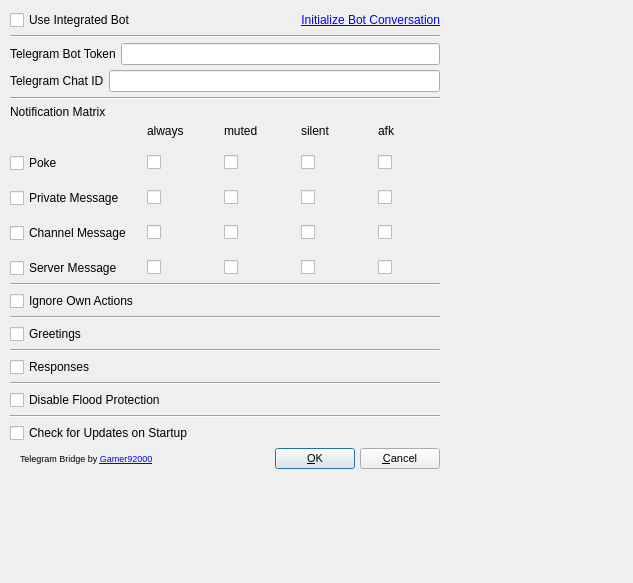
<?xml version="1.0" encoding="UTF-8"?>
<ui version="4.0">
 <class>configui</class>
 <widget class="QDialog" name="configui">
  <property name="enabled">
   <bool>true</bool>
  </property>
  <property name="geometry">
   <rect>
    <x>0</x>
    <y>0</y>
    <width>633</width>
    <height>583</height>
   </rect>
  </property>
  <property name="sizePolicy">
   <sizepolicy hsizetype="Fixed" vsizetype="Fixed">
    <horstretch>0</horstretch>
    <verstretch>0</verstretch>
   </sizepolicy>
  </property>
  <property name="minimumSize">
   <size>
    <width>0</width>
    <height>0</height>
   </size>
  </property>
  <property name="maximumSize">
   <size>
    <width>10000</width>
    <height>10000</height>
   </size>
  </property>
  <property name="windowTitle">
   <string>Dialog</string>
  </property>
  <property name="sizeGripEnabled">
   <bool>false</bool>
  </property>
  <property name="modal">
   <bool>false</bool>
  </property>
  <widget class="QWidget" name="verticalLayoutWidget_2">
   <property name="geometry">
    <rect>
     <x>0</x>
     <y>0</y>
     <width>443</width>
     <height>462</height>
    </rect>
   </property>
   <layout class="QVBoxLayout" name="verticalLayout_2">
    <property name="spacing">
     <number>5</number>
    </property>
    <property name="sizeConstraint">
     <enum>QLayout::SetFixedSize</enum>
    </property>
    <property name="leftMargin">
     <number>10</number>
    </property>
    <property name="topMargin">
     <number>10</number>
    </property>
    <property name="rightMargin">
     <number>10</number>
    </property>
    <property name="bottomMargin">
     <number>10</number>
    </property>
    <item>
     <layout class="QHBoxLayout" name="horizontalLayout_4">
      <item>
       <widget class="QCheckBox" name="integratedBot">
        <property name="font">
         <font>
          <pointsize>9</pointsize>
         </font>
        </property>
        <property name="text">
         <string>Use Integrated Bot</string>
        </property>
        <property name="checked">
         <bool>false</bool>
        </property>
       </widget>
      </item>
      <item>
       <widget class="QLabel" name="label_9">
        <property name="layoutDirection">
         <enum>Qt::LeftToRight</enum>
        </property>
        <property name="text">
         <string>&lt;a href=&quot;https://t.me/TeamSpeakBridgeBot&quot;&gt;Initialize Bot Conversation&lt;/a&gt;</string>
        </property>
        <property name="alignment">
         <set>Qt::AlignRight|Qt::AlignTrailing|Qt::AlignVCenter</set>
        </property>
        <property name="openExternalLinks">
         <bool>true</bool>
        </property>
        <property name="textInteractionFlags">
         <set>Qt::LinksAccessibleByKeyboard|Qt::LinksAccessibleByMouse</set>
        </property>
       </widget>
      </item>
     </layout>
    </item>
    <item>
     <widget class="Line" name="line_5">
      <property name="minimumSize">
       <size>
        <width>0</width>
        <height>0</height>
       </size>
      </property>
      <property name="orientation">
       <enum>Qt::Horizontal</enum>
      </property>
     </widget>
    </item>
    <item>
     <layout class="QHBoxLayout" name="horizontalLayout_2">
      <item>
       <widget class="QLabel" name="label">
        <property name="sizePolicy">
         <sizepolicy hsizetype="Minimum" vsizetype="MinimumExpanding">
          <horstretch>0</horstretch>
          <verstretch>0</verstretch>
         </sizepolicy>
        </property>
        <property name="font">
         <font>
          <pointsize>9</pointsize>
         </font>
        </property>
        <property name="text">
         <string>Telegram Bot Token</string>
        </property>
       </widget>
      </item>
      <item>
       <widget class="QLineEdit" name="BotTokenInput">
        <property name="toolTip">
         <string>&lt;html&gt;&lt;head/&gt;&lt;body&gt;&lt;p&gt;The Bot token can be obtained from the &lt;a href=&quot;https://telegram.me/botfather&quot;&gt;&lt;span style=&quot; text-decoration: underline; color:#0000ff;&quot;&gt;Botfather&lt;/span&gt;&lt;/a&gt; in Telegram.&lt;/p&gt;&lt;p&gt;For more information see here:&lt;/p&gt;&lt;p&gt;&lt;a href=&quot;https://core.telegram.org/bots/faq#how-do-i-create-a-bot&quot;&gt;&lt;span style=&quot; text-decoration: underline; color:#0000ff;&quot;&gt;How to create a new Telegram bot token&lt;/span&gt;&lt;/a&gt;&lt;/p&gt;&lt;/body&gt;&lt;/html&gt;</string>
        </property>
       </widget>
      </item>
     </layout>
    </item>
    <item>
     <layout class="QHBoxLayout" name="horizontalLayout_3">
      <item>
       <widget class="QLabel" name="label_2">
        <property name="sizePolicy">
         <sizepolicy hsizetype="Minimum" vsizetype="MinimumExpanding">
          <horstretch>0</horstretch>
          <verstretch>0</verstretch>
         </sizepolicy>
        </property>
        <property name="font">
         <font>
          <pointsize>9</pointsize>
         </font>
        </property>
        <property name="text">
         <string>Telegram Chat ID</string>
        </property>
       </widget>
      </item>
      <item>
       <widget class="QLineEdit" name="ChatIDInput">
        <property name="toolTip">
         <string>&lt;!DOCTYPE HTML PUBLIC &quot;-//W3C//DTD HTML 4.0//EN&quot; &quot;http://www.w3.org/TR/REC-html40/strict.dtd&quot;&gt;
&lt;html&gt;&lt;head&gt;&lt;meta name=&quot;qrichtext&quot; content=&quot;1&quot; /&gt;&lt;style type=&quot;text/css&quot;&gt;
p, li { white-space: pre-wrap; }
&lt;/style&gt;&lt;/head&gt;&lt;body style=&quot; font-family:'MS Shell Dlg 2'; font-size:8pt; font-weight:400; font-style:normal;&quot;&gt;
&lt;p style=&quot; margin-top:12px; margin-bottom:12px; margin-left:0px; margin-right:0px; -qt-block-indent:0; text-indent:0px;&quot;&gt;The Chat ID is individual to each client and group chat!&lt;/p&gt;
&lt;p style=&quot; margin-top:12px; margin-bottom:12px; margin-left:0px; margin-right:0px; -qt-block-indent:0; text-indent:0px;&quot;&gt;&lt;span style=&quot; font-weight:600;&quot;&gt;How to get a user chat ID&lt;br /&gt;&lt;/span&gt;Send &lt;span style=&quot; font-style:italic;&quot;&gt;/start &lt;/span&gt;to the &lt;a href=&quot;https://t.me/userinfobot&quot;&gt;&lt;span style=&quot; text-decoration: underline; color:#0000ff;&quot;&gt;@userinfobot&lt;/span&gt;&lt;/a&gt; in order to receive your personal Chat ID.&lt;/p&gt;
&lt;p style=&quot; margin-top:12px; margin-bottom:12px; margin-left:0px; margin-right:0px; -qt-block-indent:0; text-indent:0px;&quot;&gt;&lt;span style=&quot; font-weight:600;&quot;&gt;How to get a group chat ID&lt;/span&gt;&lt;/p&gt;
&lt;p style=&quot; margin-top:12px; margin-bottom:12px; margin-left:0px; margin-right:0px; -qt-block-indent:0; text-indent:0px;&quot;&gt;1. Add the bot to the group.&lt;/p&gt;
&lt;p style=&quot; margin-top:0px; margin-bottom:0px; margin-left:0px; margin-right:0px; -qt-block-indent:0; text-indent:0px;&quot;&gt;Go to the group, click on group name, click on Add members, in the searchbox search for your bot like this: @my_bot, select your bot and click add.&lt;/p&gt;
&lt;p style=&quot;-qt-paragraph-type:empty; margin-top:0px; margin-bottom:0px; margin-left:0px; margin-right:0px; -qt-block-indent:0; text-indent:0px;&quot;&gt;&lt;br /&gt;&lt;/p&gt;
&lt;p style=&quot; margin-top:0px; margin-bottom:0px; margin-left:0px; margin-right:0px; -qt-block-indent:0; text-indent:0px;&quot;&gt;2. Send a dummy message to the bot.&lt;/p&gt;
&lt;p style=&quot; margin-top:0px; margin-bottom:0px; margin-left:0px; margin-right:0px; -qt-block-indent:0; text-indent:0px;&quot;&gt;You can use this example: /my_id @my_bot&lt;/p&gt;
&lt;p style=&quot; margin-top:0px; margin-bottom:0px; margin-left:0px; margin-right:0px; -qt-block-indent:0; text-indent:0px;&quot;&gt;(I tried a few messages, not all the messages work. The example above works fine. Maybe the message should start with /)&lt;/p&gt;
&lt;p style=&quot; margin-top:0px; margin-bottom:0px; margin-left:0px; margin-right:0px; -qt-block-indent:0; text-indent:0px;&quot;&gt;&lt;span style=&quot; font-style:italic;&quot;&gt;The bot should be tagged because some bots ignore messages when not tagged!&lt;/span&gt;&lt;/p&gt;
&lt;p style=&quot;-qt-paragraph-type:empty; margin-top:0px; margin-bottom:0px; margin-left:0px; margin-right:0px; -qt-block-indent:0; text-indent:0px;&quot;&gt;&lt;br /&gt;&lt;/p&gt;
&lt;p style=&quot; margin-top:0px; margin-bottom:0px; margin-left:0px; margin-right:0px; -qt-block-indent:0; text-indent:0px;&quot;&gt;3. Go to following url: https://api.telegram.org/botXXX:YYYY/getUpdates&lt;/p&gt;
&lt;p style=&quot; margin-top:0px; margin-bottom:0px; margin-left:0px; margin-right:0px; -qt-block-indent:0; text-indent:0px;&quot;&gt;replace XXX:YYYY with your bot token&lt;/p&gt;
&lt;p style=&quot;-qt-paragraph-type:empty; margin-top:0px; margin-bottom:0px; margin-left:0px; margin-right:0px; -qt-block-indent:0; text-indent:0px;&quot;&gt;&lt;br /&gt;&lt;/p&gt;
&lt;p style=&quot; margin-top:0px; margin-bottom:0px; margin-left:0px; margin-right:0px; -qt-block-indent:0; text-indent:0px;&quot;&gt;4. Look for &amp;quot;chat&amp;quot;:{&amp;quot;id&amp;quot;:-zzzzzzzzzz,&lt;/p&gt;
&lt;p style=&quot; margin-top:0px; margin-bottom:0px; margin-left:0px; margin-right:0px; -qt-block-indent:0; text-indent:0px;&quot;&gt;-zzzzzzzzzz is your chat id (with the negative sign).&lt;/p&gt;
&lt;p style=&quot;-qt-paragraph-type:empty; margin-top:0px; margin-bottom:0px; margin-left:0px; margin-right:0px; -qt-block-indent:0; text-indent:0px;&quot;&gt;&lt;br /&gt;&lt;/p&gt;
&lt;p style=&quot; margin-top:0px; margin-bottom:0px; margin-left:0px; margin-right:0px; -qt-block-indent:0; text-indent:0px;&quot;&gt;Thanks to &lt;a href=&quot;https://stackoverflow.com/a/38388851&quot;&gt;&lt;span style=&quot; text-decoration: underline; color:#0000ff;&quot;&gt;apadana&lt;/span&gt;&lt;/a&gt; for this explanation over at SO.&lt;/p&gt;&lt;/body&gt;&lt;/html&gt;</string>
        </property>
       </widget>
      </item>
     </layout>
    </item>
    <item>
     <widget class="Line" name="line_2">
      <property name="minimumSize">
       <size>
        <width>0</width>
        <height>0</height>
       </size>
      </property>
      <property name="orientation">
       <enum>Qt::Horizontal</enum>
      </property>
     </widget>
    </item>
    <item>
     <widget class="QLabel" name="label_8">
      <property name="sizePolicy">
       <sizepolicy hsizetype="MinimumExpanding" vsizetype="MinimumExpanding">
        <horstretch>0</horstretch>
        <verstretch>0</verstretch>
       </sizepolicy>
      </property>
      <property name="font">
       <font>
        <pointsize>9</pointsize>
        <kerning>true</kerning>
       </font>
      </property>
      <property name="toolTip">
       <string>&lt;html&gt;&lt;head/&gt;&lt;body&gt;&lt;p&gt;The first column of tick boxes enables or disables messages on any event.&lt;br/&gt;The following columns can be used to toggle under which conditions a message shall be sent.&lt;/p&gt;&lt;p&gt;always&lt;br/&gt;a message is always sent no matter the conditions.&lt;/p&gt;&lt;p&gt;muted&lt;br/&gt;a message is sent when you are muted.&lt;/p&gt;&lt;p&gt;sound&lt;br/&gt;a message is sent when you are sound muted.&lt;br/&gt;&lt;/p&gt;&lt;p&gt;afk&lt;br/&gt;a message is sent when you are afk.&lt;br/&gt;&lt;/p&gt;&lt;p&gt;Microphone muted and disabled is treated the same way for now.&lt;br/&gt;Sound muted and disabled is treated the same for now.&lt;br/&gt;All conditions are compared with a locical or. &lt;br/&gt;This means hitting one condition is enough to send a notification.&lt;/p&gt;&lt;/body&gt;&lt;/html&gt;</string>
      </property>
      <property name="text">
       <string>Notification Matrix</string>
      </property>
     </widget>
    </item>
    <item>
     <layout class="QGridLayout" name="gridLayout_2">
      <property name="sizeConstraint">
       <enum>QLayout::SetMinimumSize</enum>
      </property>
      <property name="spacing">
       <number>15</number>
      </property>
      <item row="1" column="4">
       <widget class="QCheckBox" name="poke2">
        <property name="text">
         <string/>
        </property>
       </widget>
      </item>
      <item row="3" column="4">
       <widget class="QCheckBox" name="channel2">
        <property name="text">
         <string/>
        </property>
       </widget>
      </item>
      <item row="4" column="5">
       <widget class="QCheckBox" name="server3">
        <property name="text">
         <string/>
        </property>
       </widget>
      </item>
      <item row="2" column="5">
       <widget class="QCheckBox" name="priv3">
        <property name="text">
         <string/>
        </property>
       </widget>
      </item>
      <item row="0" column="4">
       <widget class="QLabel" name="label_4">
        <property name="toolTip">
         <string>Notifies you when you are muted</string>
        </property>
        <property name="text">
         <string>muted</string>
        </property>
       </widget>
      </item>
      <item row="3" column="3">
       <widget class="QCheckBox" name="channel1">
        <property name="text">
         <string/>
        </property>
       </widget>
      </item>
      <item row="4" column="2">
       <widget class="QCheckBox" name="serverEnable">
        <property name="sizePolicy">
         <sizepolicy hsizetype="Preferred" vsizetype="Fixed">
          <horstretch>0</horstretch>
          <verstretch>0</verstretch>
         </sizepolicy>
        </property>
        <property name="text">
         <string>Server Message</string>
        </property>
       </widget>
      </item>
      <item row="2" column="3">
       <widget class="QCheckBox" name="priv1">
        <property name="text">
         <string/>
        </property>
       </widget>
      </item>
      <item row="2" column="2">
       <widget class="QCheckBox" name="privateEnable">
        <property name="sizePolicy">
         <sizepolicy hsizetype="Preferred" vsizetype="Fixed">
          <horstretch>0</horstretch>
          <verstretch>0</verstretch>
         </sizepolicy>
        </property>
        <property name="text">
         <string>Private Message</string>
        </property>
       </widget>
      </item>
      <item row="3" column="2">
       <widget class="QCheckBox" name="channelEnable">
        <property name="sizePolicy">
         <sizepolicy hsizetype="Preferred" vsizetype="Fixed">
          <horstretch>0</horstretch>
          <verstretch>0</verstretch>
         </sizepolicy>
        </property>
        <property name="text">
         <string>Channel Message</string>
        </property>
       </widget>
      </item>
      <item row="0" column="5">
       <widget class="QLabel" name="label_5">
        <property name="toolTip">
         <string>Notifies you when you are silent</string>
        </property>
        <property name="text">
         <string>silent</string>
        </property>
       </widget>
      </item>
      <item row="0" column="3">
       <widget class="QLabel" name="label_3">
        <property name="toolTip">
         <string>Notifies you always</string>
        </property>
        <property name="text">
         <string>always</string>
        </property>
       </widget>
      </item>
      <item row="2" column="6">
       <widget class="QCheckBox" name="priv4">
        <property name="text">
         <string/>
        </property>
       </widget>
      </item>
      <item row="1" column="6">
       <widget class="QCheckBox" name="poke4">
        <property name="text">
         <string/>
        </property>
       </widget>
      </item>
      <item row="1" column="3">
       <widget class="QCheckBox" name="poke1">
        <property name="text">
         <string/>
        </property>
       </widget>
      </item>
      <item row="3" column="5">
       <widget class="QCheckBox" name="channel3">
        <property name="text">
         <string/>
        </property>
       </widget>
      </item>
      <item row="3" column="6">
       <widget class="QCheckBox" name="channel4">
        <property name="text">
         <string/>
        </property>
       </widget>
      </item>
      <item row="4" column="3">
       <widget class="QCheckBox" name="server1">
        <property name="text">
         <string/>
        </property>
       </widget>
      </item>
      <item row="2" column="4">
       <widget class="QCheckBox" name="priv2">
        <property name="text">
         <string/>
        </property>
       </widget>
      </item>
      <item row="4" column="4">
       <widget class="QCheckBox" name="server2">
        <property name="text">
         <string/>
        </property>
       </widget>
      </item>
      <item row="1" column="5">
       <widget class="QCheckBox" name="poke3">
        <property name="text">
         <string/>
        </property>
       </widget>
      </item>
      <item row="0" column="6">
       <widget class="QLabel" name="label_6">
        <property name="toolTip">
         <string>Notifies you when you are afk</string>
        </property>
        <property name="text">
         <string>afk</string>
        </property>
       </widget>
      </item>
      <item row="4" column="6">
       <widget class="QCheckBox" name="server4">
        <property name="text">
         <string/>
        </property>
       </widget>
      </item>
      <item row="1" column="2">
       <widget class="QCheckBox" name="pokeEnable">
        <property name="sizePolicy">
         <sizepolicy hsizetype="Preferred" vsizetype="Fixed">
          <horstretch>0</horstretch>
          <verstretch>0</verstretch>
         </sizepolicy>
        </property>
        <property name="text">
         <string>Poke</string>
        </property>
        <property name="checked">
         <bool>false</bool>
        </property>
       </widget>
      </item>
     </layout>
    </item>
    <item>
     <widget class="Line" name="line">
      <property name="minimumSize">
       <size>
        <width>0</width>
        <height>0</height>
       </size>
      </property>
      <property name="orientation">
       <enum>Qt::Horizontal</enum>
      </property>
     </widget>
    </item>
    <item>
     <widget class="QCheckBox" name="ignoreSelf">
      <property name="font">
       <font>
        <pointsize>9</pointsize>
       </font>
      </property>
      <property name="text">
       <string>Ignore Own Actions</string>
      </property>
     </widget>
    </item>
    <item>
     <widget class="Line" name="line_3">
      <property name="minimumSize">
       <size>
        <width>0</width>
        <height>0</height>
       </size>
      </property>
      <property name="orientation">
       <enum>Qt::Horizontal</enum>
      </property>
     </widget>
    </item>
    <item>
     <widget class="QCheckBox" name="greetings">
      <property name="sizePolicy">
       <sizepolicy hsizetype="MinimumExpanding" vsizetype="Fixed">
        <horstretch>0</horstretch>
        <verstretch>0</verstretch>
       </sizepolicy>
      </property>
      <property name="font">
       <font>
        <pointsize>9</pointsize>
       </font>
      </property>
      <property name="text">
       <string>Greetings</string>
      </property>
      <property name="checked">
       <bool>false</bool>
      </property>
      <property name="tristate">
       <bool>false</bool>
      </property>
     </widget>
    </item>
    <item>
     <widget class="Line" name="line_4">
      <property name="minimumSize">
       <size>
        <width>0</width>
        <height>0</height>
       </size>
      </property>
      <property name="orientation">
       <enum>Qt::Horizontal</enum>
      </property>
     </widget>
    </item>
    <item>
     <widget class="QCheckBox" name="responses">
      <property name="font">
       <font>
        <pointsize>9</pointsize>
       </font>
      </property>
      <property name="text">
       <string>Responses</string>
      </property>
     </widget>
    </item>
    <item>
     <widget class="Line" name="line_6">
      <property name="minimumSize">
       <size>
        <width>0</width>
        <height>0</height>
       </size>
      </property>
      <property name="orientation">
       <enum>Qt::Horizontal</enum>
      </property>
     </widget>
    </item>
    <item>
     <widget class="QCheckBox" name="floodProtection">
      <property name="font">
       <font>
        <pointsize>9</pointsize>
       </font>
      </property>
      <property name="text">
       <string>Disable Flood Protection</string>
      </property>
     </widget>
    </item>
    <item>
     <widget class="Line" name="line_7">
      <property name="minimumSize">
       <size>
        <width>0</width>
        <height>0</height>
       </size>
      </property>
      <property name="orientation">
       <enum>Qt::Horizontal</enum>
      </property>
     </widget>
    </item>
    <item>
     <widget class="QCheckBox" name="updateCheck">
      <property name="font">
       <font>
        <pointsize>9</pointsize>
       </font>
      </property>
      <property name="text">
       <string>Check for Updates on Startup</string>
      </property>
     </widget>
    </item>
    <item>
     <layout class="QHBoxLayout" name="horizontalLayout" stretch="1,0,0">
      <property name="sizeConstraint">
       <enum>QLayout::SetMinimumSize</enum>
      </property>
      <property name="leftMargin">
       <number>10</number>
      </property>
      <item>
       <widget class="QLabel" name="label_7">
        <property name="sizePolicy">
         <sizepolicy hsizetype="MinimumExpanding" vsizetype="MinimumExpanding">
          <horstretch>0</horstretch>
          <verstretch>0</verstretch>
         </sizepolicy>
        </property>
        <property name="minimumSize">
         <size>
          <width>250</width>
          <height>0</height>
         </size>
        </property>
        <property name="font">
         <font>
          <pointsize>7</pointsize>
         </font>
        </property>
        <property name="text">
         <string>Telegram Bridge by &lt;a href=&quot;https://julianimhof.de&quot;&gt;Gamer92000&lt;/a&gt;</string>
        </property>
        <property name="textFormat">
         <enum>Qt::RichText</enum>
        </property>
        <property name="openExternalLinks">
         <bool>true</bool>
        </property>
        <property name="textInteractionFlags">
         <set>Qt::LinksAccessibleByKeyboard|Qt::LinksAccessibleByMouse</set>
        </property>
       </widget>
      </item>
      <item>
       <widget class="QPushButton" name="pbOk">
        <property name="sizePolicy">
         <sizepolicy hsizetype="MinimumExpanding" vsizetype="MinimumExpanding">
          <horstretch>0</horstretch>
          <verstretch>0</verstretch>
         </sizepolicy>
        </property>
        <property name="font">
         <font>
          <pointsize>8</pointsize>
         </font>
        </property>
        <property name="text">
         <string>&amp;OK</string>
        </property>
        <property name="default">
         <bool>true</bool>
        </property>
        <property name="flat">
         <bool>false</bool>
        </property>
       </widget>
      </item>
      <item>
       <widget class="QPushButton" name="pbCancel">
        <property name="sizePolicy">
         <sizepolicy hsizetype="MinimumExpanding" vsizetype="MinimumExpanding">
          <horstretch>0</horstretch>
          <verstretch>0</verstretch>
         </sizepolicy>
        </property>
        <property name="font">
         <font>
          <pointsize>8</pointsize>
         </font>
        </property>
        <property name="text">
         <string>&amp;Cancel</string>
        </property>
        <property name="autoDefault">
         <bool>false</bool>
        </property>
       </widget>
      </item>
     </layout>
    </item>
   </layout>
  </widget>
 </widget>
 <tabstops>
  <tabstop>BotTokenInput</tabstop>
  <tabstop>ChatIDInput</tabstop>
  <tabstop>pokeEnable</tabstop>
  <tabstop>poke1</tabstop>
  <tabstop>poke2</tabstop>
  <tabstop>poke3</tabstop>
  <tabstop>poke4</tabstop>
  <tabstop>privateEnable</tabstop>
  <tabstop>priv1</tabstop>
  <tabstop>priv2</tabstop>
  <tabstop>priv3</tabstop>
  <tabstop>priv4</tabstop>
  <tabstop>channelEnable</tabstop>
  <tabstop>channel1</tabstop>
  <tabstop>channel2</tabstop>
  <tabstop>channel3</tabstop>
  <tabstop>channel4</tabstop>
  <tabstop>serverEnable</tabstop>
  <tabstop>server1</tabstop>
  <tabstop>server2</tabstop>
  <tabstop>server3</tabstop>
  <tabstop>server4</tabstop>
  <tabstop>ignoreSelf</tabstop>
  <tabstop>greetings</tabstop>
  <tabstop>responses</tabstop>
  <tabstop>pbOk</tabstop>
  <tabstop>pbCancel</tabstop>
 </tabstops>
 <resources/>
 <connections/>
</ui>
